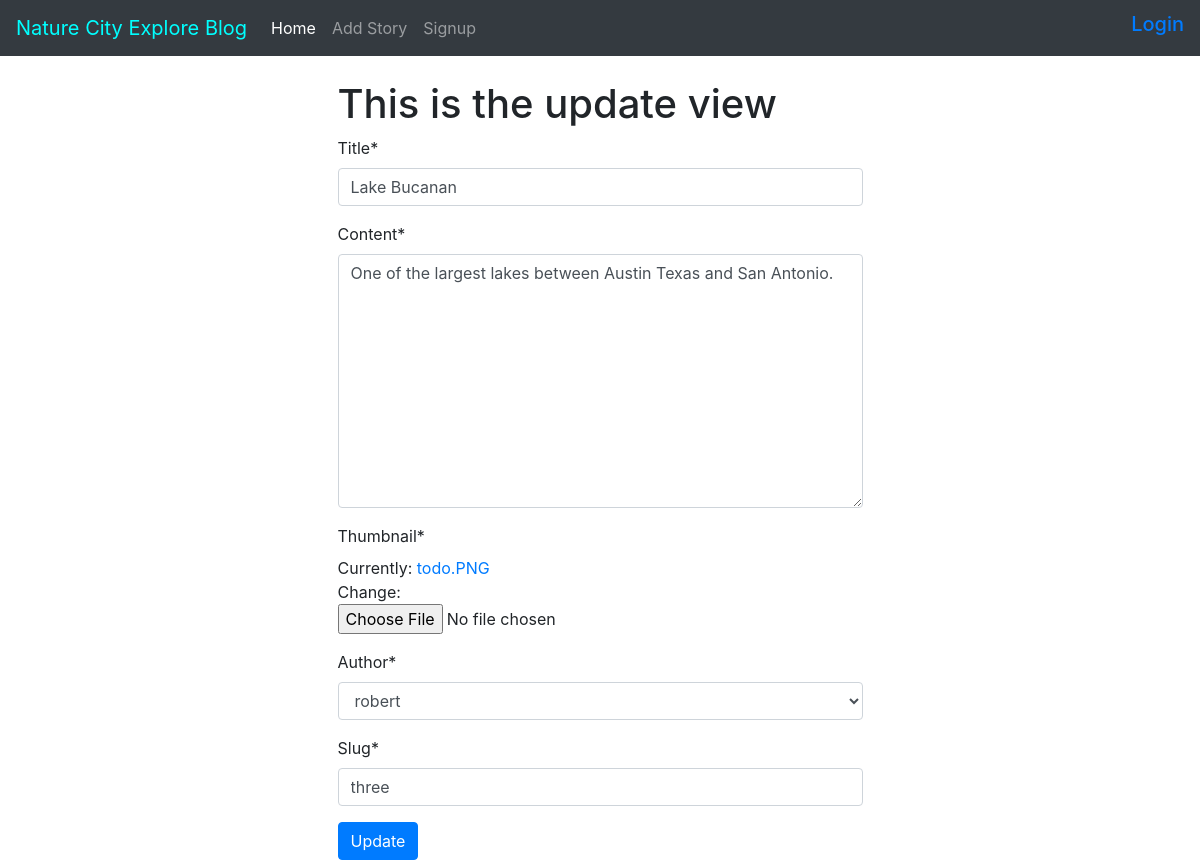
The page /three/update/ on the database its author committed.
### posts/models.py (models this page shows, shortened)
class Post(models.Model):
    title = models.CharField(max_length=100)
    content = models.TextField()
    thumbnail = models.ImageField()
    publish_date = models.DateTimeField(auto_now_add=True)
    last_updated = models.DateTimeField(auto_now=True)
    author = models.ForeignKey(User, on_delete=models.CASCADE)
    slug = models.SlugField()

### posts/views.py (the view)
# urls.py: path('<slug>/update/', PostUpdateView.as_view(), name='update'),
class PostUpdateView(UpdateView):
    form_class = PostForm
    model = Post
    success_url = '/'
    def get_context_data(self, **kwargs):
        context = super().get_context_data(**kwargs)
        context.update({
            'view_type': 'update'
        })
        return context

### posts/forms.py
class PostForm(forms.ModelForm):
    class Meta:
        model = Post
        fields = ('__all__')

### posts/models.py (called while the page is built)
    def __str__(self):
        return self.username

### posts/templates/posts/post_form.html (shortened to what this page needs)
{% extends 'posts/base.html' %}
{% load crispy_forms_tags %}
{% block content %}
<div class='container'>
    <div class='col-md-6 offset-md-3'>
        <h1>This is the {{ view_type }} view</h1>
        <form method="POST" enctype='multipart/form-data'>
         {{ form|crispy }}
         <button class='btn btn-primary' type="submit">{{ view_type|title }}</button>
     </form>
    </div>
</div>
{% endblock %}

### rows shown on the page
Post: title "Lake Bucanan", content "One of the largest lakes between Austin Texas and San Antonio.", author "robert", slug "three"

### other values the page prints
{{ view_type }} "update"
{{ view_type|title }} "Update"
